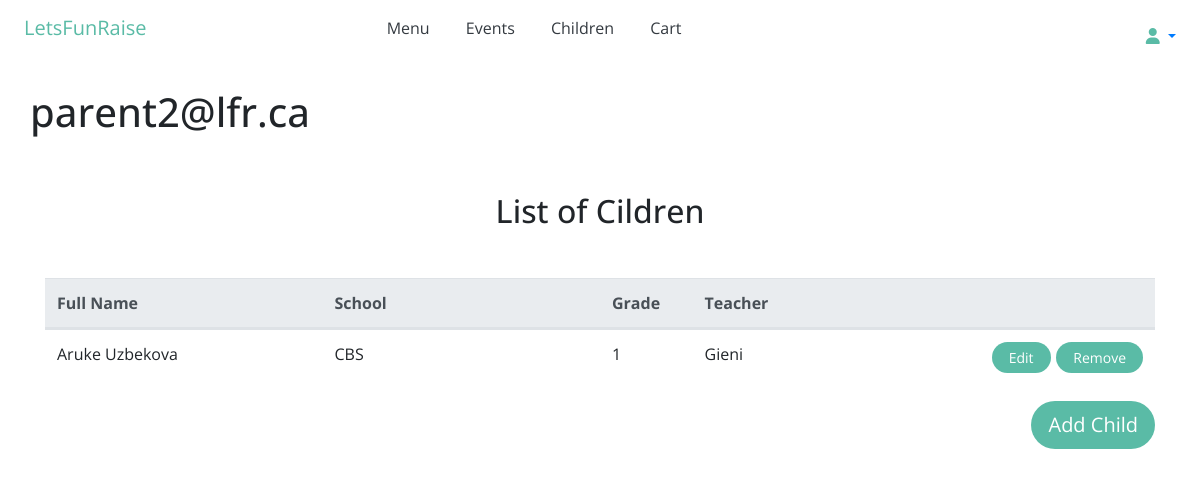
The page /children/ (signed in) on the database as committed earlier.
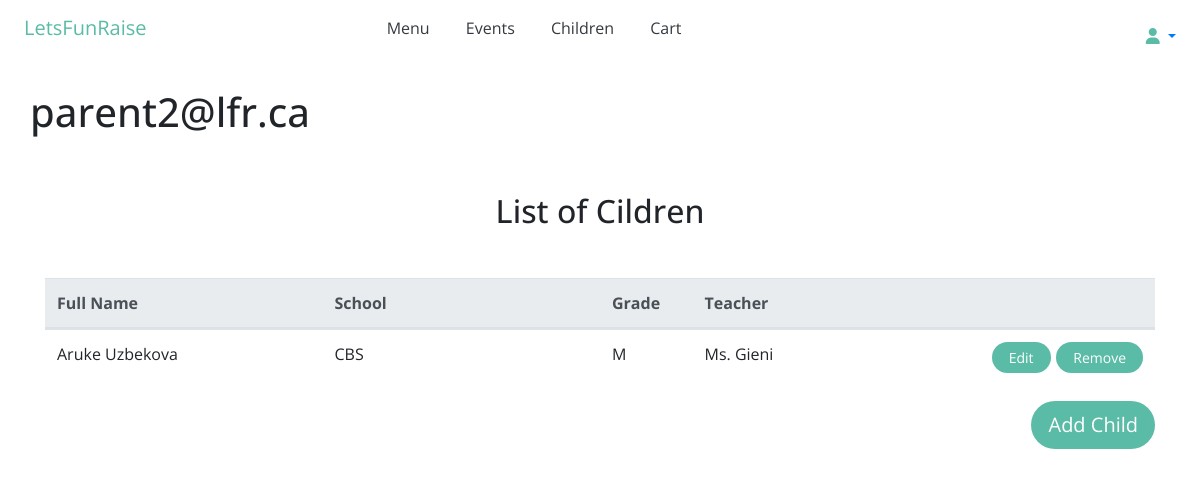
The same page on the database as committed later.
### parent/models.py (models this page shows, shortened)
class Kid(models.Model):
    user = models.ForeignKey(User, on_delete=models.CASCADE)
    first_name =  models.CharField(max_length=120)
    slug = slug = models.SlugField(unique=True)
    last_name =  models.CharField(max_length=120)
    province = models.CharField(choices=PROVINCE_CHOICES, max_length=2, default='AB')
    city = models.CharField(max_length=120)
    school =  models.CharField(max_length=120)
    grade = models.CharField(max_length=120)
    teacher = models.CharField(max_length=120)
    def get_absolute_url(self):
        return f"/children/{self.slug}"
    def get_edit_url(self):
        return f"{self.get_absolute_url()}/edit"
    def get_delete_url(self):
        return f"{self.get_absolute_url()}/delete"

### parent/views.py (the view)
# urls.py: path('children/', kid_list_view, name='kidlist'),
def kid_list_view(request):
    if request.user.is_parent:
        qs = Kid.objects.filter(user=request.user)
    elif request.user.is_school:
        qs = Kid.objects.all()
    template_name = 'children/kid_list.html'
    context = {'object_list': qs}
    return render(request, template_name, context)

### accounts/models.py (called while the page is built)
    def __str__(self):
        return self.email

    @property
    def is_parent(self):
        return self.parent

    @property
    def is_active(self):
        return self.active

### parent/templates/children/kid_list.html
{% extends 'base.html' %}
{% block content %}
<div class="container">
   <div class="row">
      <h1>{{user}}</h1>
      <div class="col-md-12 mb-4">
         <div class="table-responsive text-nowrap">
            <h2 class="my-5 h2 text-center">List of Cildren</h2>
            <table class="table text-left">
               <thead class="thead-light">
                  <tr class='d-flex'>
                     <th class="col-3">Full Name</th>
                     <th class="col-3">School</th>
                     <th class="col-1">Grade</th>
                     <th class="col-3">Teacher</th>
                     <th class="col-1"></th>
                     <th class="col-1"></th>
                  </tr>
               </thead>
               <tbody>
               {% for object in object_list %}
                  <tr class='d-flex'>
                     <td class="col-3">{{ object.first_name }} {{ object.last_name }} </td>
                     <td class="col-3">{{ object.school }}</td>
                     <td class="col-1">{{ object.grade }}</td>
                     <td class="col-3">{{ object.teacher }}</td>
                     <td class="col-1"><a class="btn btn-sm rounded-pill float-right px-3" href="{{ object.get_edit_url }}" role="button">Edit</a></td>
                     <td class="col-1"><a class="btn btn-sm rounded-pill float-right px-3" href="{{ object.get_delete_url }}" role="button">Remove</td>
                  </tr>
               {% endfor %}
               </tbody>
            </table>
         </div>
         {% if user.is_parent %}
         <a class="btn btn-lg rounded-pill float-right mb-5" href=" /children-new/" role="button">Add Child</a>
         {% endif %}
      </div>
   </div>
</div>
{% endblock content %}

Rows that differ between the two databases and show on the page:
changed Kid "Aruke": grade "1" → "M"; teacher "Gieni" → "Ms. Gieni"
